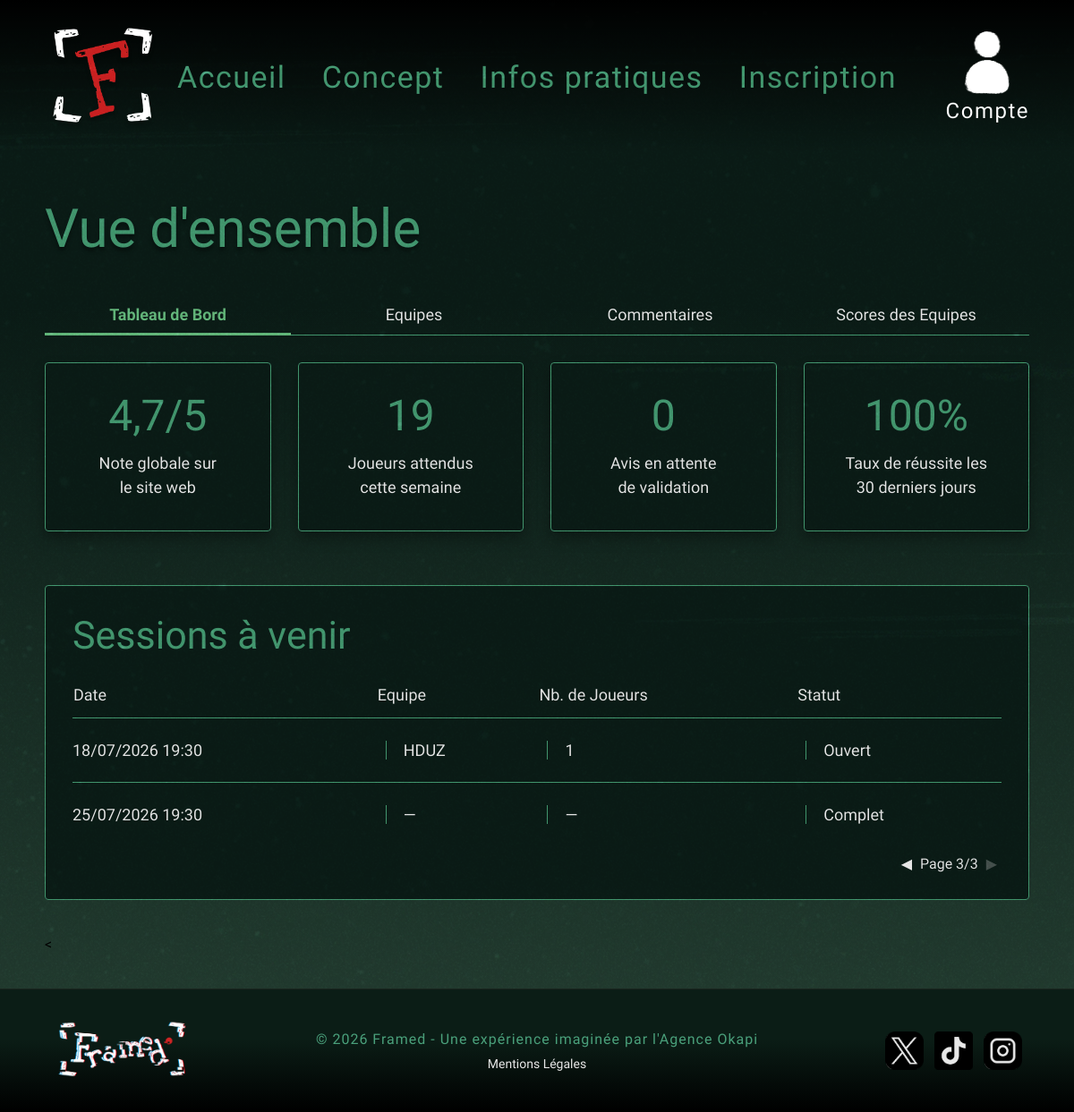
Page /gestion/index.php?onglet=dashboard&page=3 on the committed database.
### tables this page shows
CREATE TABLE `equipes` (
  `id_equipe` int(11) NOT NULL,
  `nom_equipe` varchar(100) NOT NULL,
  `date_creation` datetime DEFAULT current_timestamp(),
  `nb_participants` int(11) NOT NULL DEFAULT 1,
  `type_menu` varchar(50) NOT NULL DEFAULT 'Menu classique',
  `options_accessibilite` text DEFAULT NULL,
  `id_session` int(11) DEFAULT NULL,
  `score_obtenu` int(11) DEFAULT NULL,
  `score` int(11) NOT NULL DEFAULT 0
);

CREATE TABLE `sessions` (
  `id_session` int(11) NOT NULL,
  `date_session` datetime NOT NULL,
  `est_complete` tinyint(1) NOT NULL DEFAULT 0
);

### gestion/index.php (called while the page is built, shortened)
<?php
require_once 'admin_model.php';
$onglet = $_GET['onglet'] ?? 'dashboard';
if ($onglet === 'dashboard') {
    $stats    = recupererStatistiquesDashboard();
    $sessions = recupererSessionsAvecEquipes();
}
require_once 'admin_view.php';
?>

### gestion/admin_model.php (called while the page is built, shortened)
<?php
require_once __DIR__ . '/../conf/conf.inc.php';
function recupererSessionsAvecEquipes() {
    global $bdd;
    $req = $bdd->query("
        SELECT s.id_session, s.date_session, s.est_complete,
               e.nom_equipe, e.nb_participants
        FROM sessions s
        LEFT JOIN equipes e ON e.id_session = s.id_session
        ORDER BY s.date_session ASC
    ");
    return $req->fetchAll();
}
function recupererStatistiquesDashboard() {
    global $bdd;
    $stats = ['joueurs_attendus' => 0, 'avis_attente' => 0, 'taux_reussite' => '0'];
    try {
        $r1 = $bdd->query("SELECT COUNT(id_commentaire) AS total FROM commentaires WHERE statut = 'en_attente'");
        if ($r1) { $stats['avis_attente'] = $r1->fetch()['total']; }
        $r2 = $bdd->query("SELECT SUM(nb_participants) AS total FROM equipes");
        if ($r2) { $res = $r2->fetch(); $stats['joueurs_attendus'] = $res['total'] ?? 0; }
        $r3 = $bdd->query("SELECT COUNT(id_equipe) AS total FROM equipes WHERE score_obtenu > 0");
        $r4 = $bdd->query("SELECT COUNT(id_equipe) AS victoires FROM equipes WHERE score_obtenu >= 50");
        if ($r3 && $r4) {
            $total     = $r3->fetch()['total'];
            $victoires = $r4->fetch()['victoires'];
            if ($total > 0) {
                $stats['taux_reussite'] = round(($victoires / $total) * 100);
            }
        }
    } catch (Exception $e) {}
    return $stats;
}
?>

### gestion/admin_view.php (the view, shortened to what this page needs)
<?php
require_once '../view/autres_pages/header.php';
?>
<div class="background-gradient-container">
    <div class="dashboard-container">
        <h1 class="dashboard-title">Vue d'ensemble</h1>
        <nav class="tabs-navigation">
            <a href="index.php?onglet=dashboard" class="tab <?= $onglet == 'dashboard' ? 'active' : '' ?>">Tableau de
                Bord</a>
            <a href="index.php?onglet=equipes" class="tab <?= $onglet == 'equipes' ? 'active' : '' ?>">Equipes</a>
            <a href="index.php?onglet=commentaires"
                class="tab <?= $onglet == 'commentaires' ? 'active' : '' ?>">Commentaires</a>
            <a href="index.php?onglet=temps" class="tab <?= $onglet == 'temps' ? 'active' : '' ?>">Scores des
                Equipes</a>
        </nav>
        <?php if ($onglet === 'dashboard'): ?>
            <?php
            $elementsParPage = 3;
            $pageActuelle = isset($_GET['page']) ? (int) $_GET['page'] : 1;
            $totalSessions = count($sessions);
            $totalPages = ceil($totalSessions / $elementsParPage);
            $offset = ($pageActuelle - 1) * $elementsParPage;
            $sessionsAffichees = array_slice($sessions, $offset, $elementsParPage);
            ?>
            <div class="dashboard-stats">
                <div class="stat-card">
                    <div class="stat-value">4,7/5</div>
                    <div class="stat-label">Note globale sur<br>le site web</div>
                </div>
                <div class="stat-card">
                    <div class="stat-value"><?= htmlspecialchars($stats['joueurs_attendus'] ?? 0) ?></div>
                    <div class="stat-label">Joueurs attendus<br>cette semaine</div>
                </div>
                <div class="stat-card">
                    <div class="stat-value"><?= htmlspecialchars($stats['avis_attente'] ?? 0) ?></div>
                    <div class="stat-label">Avis en attente<br>de validation</div>
                </div>
                <div class="stat-card">
                    <div class="stat-value"><?= htmlspecialchars($stats['taux_reussite'] ?? 0) ?>%</div>
                    <div class="stat-label">Taux de réussite les<br>30 derniers jours</div>
                </div>
            </div>
            <div class="dashboard-table-container">
                <h2 class="table-title">Sessions à venir</h2>
                <table class="dashboard-table">
                    <thead>
                        <tr>
                            <th>Date</th>
                            <th>Equipe</th>
                            <th>Nb. de Joueurs</th>
                            <th>Statut</th>
                        </tr>
                    </thead>
                    <tbody>
                        <?php if (!empty($sessionsAffichees)): ?>
                            <?php foreach ($sessionsAffichees as $index => $session): ?>
                                <?php
                                $isLast = ($index === count($sessionsAffichees) - 1);
                                $classNoBorder = $isLast ? 'no-border-bottom' : '';
                                ?>
                                <tr>
                                    <td class="<?= $classNoBorder ?>">
                                        <?= date('d/m/Y H:i', strtotime($session['date_session'])) ?>
                                    </td>
                                    <td class="border-left <?= $classNoBorder ?>">
                                        <?= htmlspecialchars($session['nom_equipe'] ?? '—') ?>
                                    </td>
                                    <td class="border-left <?= $classNoBorder ?>">
                                        <?= $session['nb_participants'] ?? '—' ?>
                                    </td>
                                    <td class="border-left <?= $classNoBorder ?>">
                                        <?= $session['est_complete'] ? 'Complet' : 'Ouvert' ?>
                                    </td>
                                </tr>
                            <?php endforeach; ?>
                        <?php endif; ?>
                    </tbody>
                </table>
                <div class="table-pagination">
                    <?php if ($pageActuelle > 1): ?>
                        <a href="index.php?onglet=dashboard&page=<?= $pageActuelle - 1 ?>">◀</a>
                    <?php else: ?>
                        <span style="color: rgba(232, 232, 232, 0.3); margin: 0 5px;">◀</span>
                    <?php endif; ?>
                    Page <?= $pageActuelle ?>/<?= max(1, $totalPages) ?>
                    <?php if ($pageActuelle < $totalPages): ?>
                        <a href="index.php?onglet=dashboard&page=<?= $pageActuelle + 1 ?>">▶</a>
                    <?php else: ?>
                        <span style="color: rgba(232, 232, 232, 0.3); margin: 0 5px;">▶</span>
                    <?php endif; ?>
                </div>
            </div>
            <<?php endif; ?>
</div>
</div>
<?php require_once '../view/autres_pages/footer.php'; ?>

### style.css (style rules this page uses)
body { background-color: #0b1d16; margin: 0; position: relative; font-family: "Special Elite", cursive; display: flex; flex-direction: column; min-height: 100vh; }
body::before { content: ""; position: absolute; top: 0; left: 0; width: 100%; height: 100%; background-image: url("view/img/glitch.webp"); background-repeat: repeat; mix-blend-mode: overlay; pointer-events: none; z-index: 9999; }
nav { width: 100%; padding: 20px 50px; display: flex; align-items: center; justify-content: space-between; }
.background-gradient-container { background: linear-gradient(to bottom, #0b1e18 0%, #0b1e18 31%, #254134 100%); width: 100%; min-height: 100vh; overflow: hidden; }
.tab { flex: 1; padding: 15px 10px; text-align: center; font-family: "Special Elite", cursive; font-size: 16px; color: #e8e8e8; border: 2px solid #4aa07b; background-color: transparent; cursor: default; }
.tab.active { background-color: #4aa07b; color: #0b1e18; font-weight: bold; }
.tabs-navigation { display: flex; justify-content: space-between; border-bottom: 1px solid #4aa07b; margin-bottom: 30px; padding: 0; }
.tabs-navigation .tab { padding: 10px 15px; font-family: "Special Elite", cursive; color: #e8e8e8; font-size: 18px; cursor: pointer; background-color: transparent; border: none; border-bottom: 3px solid transparent; margin-bottom: -1px; white-space: nowrap; text-decoration: none; }
.tabs-navigation .tab.active { color: #6ebd87 !important; border-bottom: 3px solid #6ebd87; }
.dashboard-container { max-width: 1100px; margin: 0 auto; padding-top: 180px; padding-bottom: 40px; }
.dashboard-title { font-family: "Special Elite", cursive; color: #4aa07b; font-size: 60px; font-weight: normal; margin-bottom: 40px; text-shadow: 0 4px 4px rgba(0, 0, 0, 0.4); }
.dashboard-stats { display: grid; grid-template-columns: repeat(4, 1fr); gap: 30px; }
.stat-card { background-color: #0b1e18; border: 1px solid #4aa07b; border-radius: 4px; padding: 35px 15px; text-align: center; display: flex; flex-direction: column; justify-content: center; box-shadow: 0 8px 15px rgba(0, 0, 0, 0.3); }
.stat-card .stat-value { font-family: "Special Elite", cursive; color: #4aa07b; font-size: 48px; margin-bottom: 15px; line-height: 1; }
.stat-card .stat-label { font-family: "Besley", serif; color: #e8e8e8; font-size: 18px; line-height: 1.5; }
.dashboard-table-container { border: 1px solid #4aa07b; padding: 30px; border-radius: 4px; background-color: #0b1e18; margin-bottom: 40px; margin-top: 60px; }
.table-title { font-family: "Special Elite", cursive; color: #4aa07b; font-size: 43px; font-weight: normal; margin-top: 0; margin-bottom: 30px; }
.dashboard-table { width: 100%; border-collapse: collapse; }
.dashboard-table th { font-family: "Besley", serif; color: #e8e8e8; font-size: 18px; font-weight: normal; text-align: left; padding-bottom: 15px; border-bottom: 1px solid #4aa07b; }
.dashboard-table td { font-family: "Besley", serif; color: #e8e8e8; font-size: 18px; padding: 25px 0; border-bottom: 1px solid #4aa07b; position: relative; }
.dashboard-table td.no-border-bottom { border-bottom: none; }
.dashboard-table td.border-left { padding-left: 30px; }
.dashboard-table td.border-left::before { content: ""; position: absolute; left: 10px; top: 35%; bottom: 35%; width: 1px; background-color: #4aa07b; }
.table-pagination { text-align: right; font-family: "Besley", serif; color: #e8e8e8; font-size: 16px; margin-top: 10px; }
.table-pagination a { color: #e8e8e8; text-decoration: none; margin: 0 5px; transition: color 0.2s; }

### rows in the picture
equipes: id_session.date_session "18/07/2026 19:30", nom_equipe "HDUZ", nb_participants "1", shows "Ouvert"
sessions: date_session "25/07/2026 19:30", nom_equipe "—", nb_participants "—", est_complete "Complet"

### other values in the picture
$stats['joueurs_attendus'] "19"
$stats['avis_attente'] "0"
$stats['taux_reussite'] "100"
$pageActuelle "3"
max(1, $totalPages) "3"
